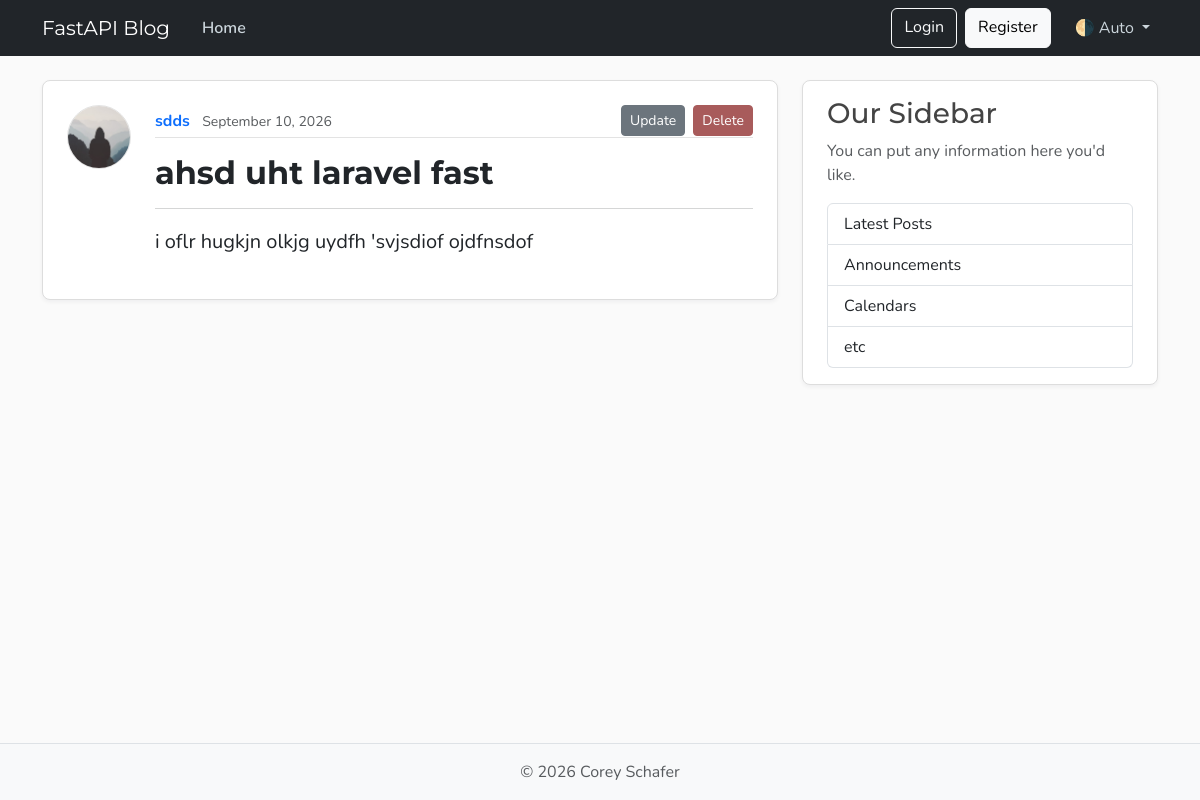
/posts/3, run on an earlier commit of the app's database.
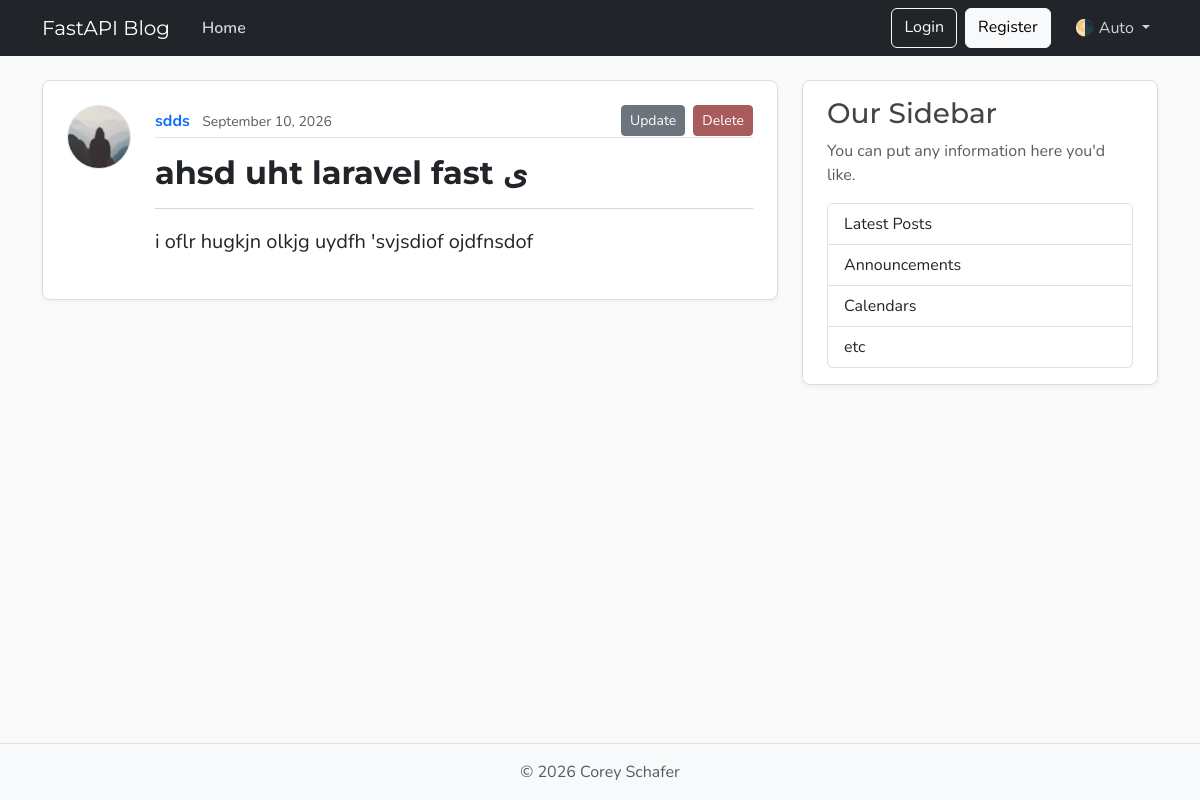
And on a later commit of the database.
### schemas/model.py (models this page shows)
class Post(Base):
    __tablename__ = "posts"
    id: Mapped[int] = mapped_column(Integer, primary_key=True, index=True)
    title: Mapped[str] = mapped_column(String(100), nullable=False)
    content: Mapped[str] = mapped_column(Text, nullable=False)
    user_id: Mapped[int] = mapped_column(ForeignKey("users.id"), nullable=False, index=True)
    date_posted: Mapped[datetime] = mapped_column(
        DateTime(timezone=True),
        default=lambda: datetime.now(timezone.utc),
    )
    author: Mapped[User] = relationship("User", back_populates="posts")

### main.py (the view)
@app.get("/posts/{post_id}", include_in_schema=False, name="post_page")
async def get_post_page(request: Request, post_id: int, db: Annotated[AsyncSession, Depends(get_db)]):
    result = await db.execute(
        select(schemas.model.Post)
        .where(schemas.model.Post.id == post_id)
        .options(selectinload(schemas.model.Post.author))
    )
    post = result.scalars().first()
    if not post:
        raise HTTPException(status_code=status.HTTP_404_NOT_FOUND, detail="Post not found")
    return templates.TemplateResponse(
        request,
        "index.html",
        {"post": post, "title": post.title}
    )

### templates/index.html (shortened to what this page needs)
{% extends "layout.html" %}
{% block content %}
    <article class="content-section py-4 px-4 mb-4">
        <div class="d-flex align-items-start gap-4">
            <img class="rounded-circle article-img flex-shrink-0"
                 src="{{ post.author.image_path }}"
                 alt="{{ post.author.username }}'s profile picture"
                 width="64"
                 height="64"
                 loading="lazy">
            <div class="flex-grow-1">
                <div class="article-metadata mb-3 d-flex justify-content-between align-items-center">
                    <div>
                        <a class="me-2 fw-bold text-decoration-none" href="{{ url_for('user_posts', user_id=post.author.id) }}">
                            {{ post.author.username }}
                        </a>
                        <small class="text-body-secondary">{{ post.date_posted.strftime("%B %d, %Y") }}</small>
                    </div>
                    <div>
                        <a class="btn btn-secondary btn-sm me-1" href="{{ url_for('update_post', post_id=post.id) }}">Update</a>
                        <button type="button" class="btn btn-danger btn-sm" data-bs-toggle="modal" data-bs-target="#deleteModal">Delete</button>
                    </div>
                </div>
                <h1 class="article-title text-body mb-3 fs-2 fw-bold">
                    {{ post.title }}
                </h1>
                <hr class="text-body-secondary">
                <p class="article-content text-body fs-5 mt-3 text-wrap" style="line-height: 1.7; white-space: pre-wrap;">
                    {{ post.content }}
                </p>
            </div>
        </div>
    </article>
{% endblock content %}

What changed in the data, as far as the page shows it:
changed Post "i oflr hugkjn olkjg uydfh 'svjsdiof ojdfnsdof": title "ahsd uht laravel fast" → "ahsd uht laravel fast ى"
